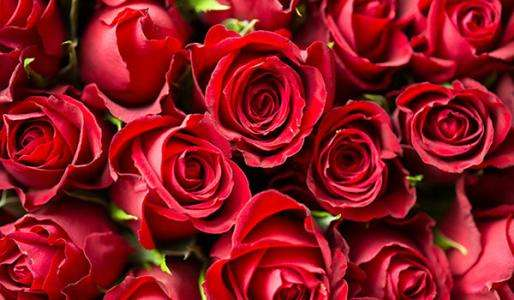
#> input picture 1_DataAnalysis/opencv_use/source/rose.jpg, 514 x 300 px
$ jupyter execute 'opencv加载图片.ipynb'   (shell and % lines are left out)
#> lines starting #> are read from the running program, lines starting #| are printed output that depends on the picture
[cell 1]
#计算机视觉 opencv
# open computer vision
import numpy as np
import matplotlib.pyplot as plt

#cv2模块下，都是使用python方法调用c++
#所以导包的时候，导入cv2就可以了，使用相应的方法了
import cv2
#cv2读取图片时，路径不能带中文
#cv2读取图片是，颜色通道为蓝绿红（正常情况时红绿蓝）

[cell 2]
rose = cv2.imread('../source/rose.jpg')
#> rose is the input picture: shape (300, 514, 3); mean B, G, R 32.1, 22.7, 140.1
rose.shape
#> Out = (300, 514, 3)

[cell 3]
plt.imshow(rose[:,:,::-1])

[cell 4]
#修改图片颜色
gray = cv2.cvtColor(rose,code = cv2.COLOR_BGR2GRAY)
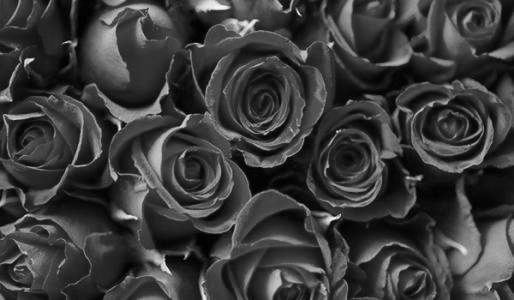
#> gray: shape (300, 514); min 0, max 251, mean 58.8
#设图片大小,缩放
img = cv2.resize(gray,dsize = (200,100))
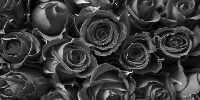
#> img: shape (100, 200); min 0, max 246, mean 58.9

#cv2可以显示图片
cv2.imshow('rose',img)
#等待键盘输入“q”,否则无限等待
#cv2.waitKey(0) 单位毫秒 会返回 键盘输入的ASICLL码值
while True:
    if ord('q') == cv2.waitKey(100):
#> (key q is pressed here)
        break

#释放内存
cv2.destroyAllWindows()

[cell 5]
ord('a')

[cell 6]
plt.imshow(img,cmap='gray')
plt.imshow(img)
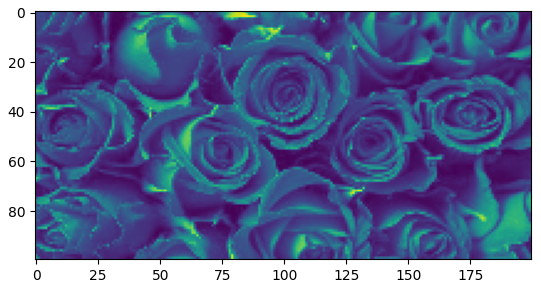
#> figure drawn by matplotlib, 1 panel

$ run again, with 1_DataAnalysis/opencv_use/source/nba.jpg copied over 1_DataAnalysis/opencv_use/source/rose.jpg
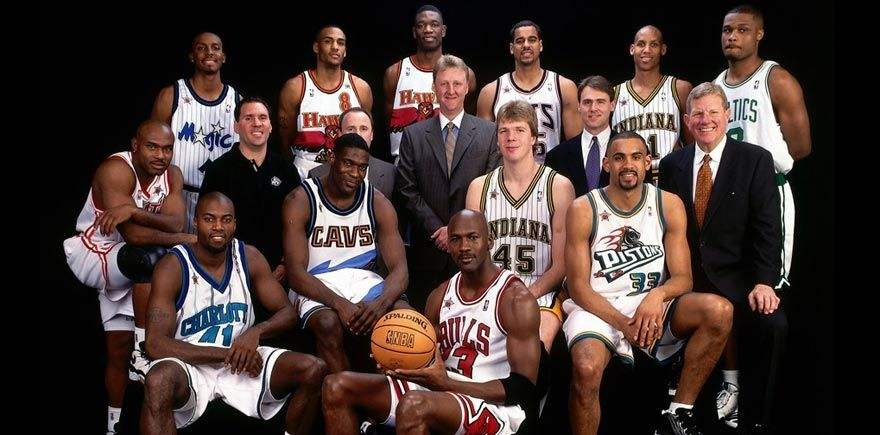
#> input picture 1_DataAnalysis/opencv_use/source/nba.jpg, 880 x 435 px
#> rose is the input picture: shape (435, 880, 3); mean B, G, R 51.1, 54.6, 70.2
#> `img = cv2.resize(gray,dsize = (200,100))`:
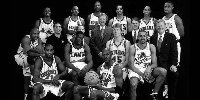
#> img: shape (100, 200); min 0, max 255, mean 58.9
#> `[cell 6] plt.imshow(img,cmap='gray') plt.imshow(img)`:
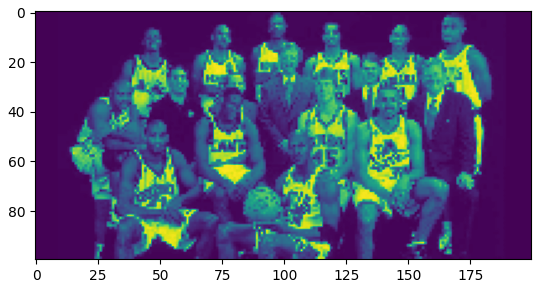
#> figure drawn by matplotlib, 1 panel
